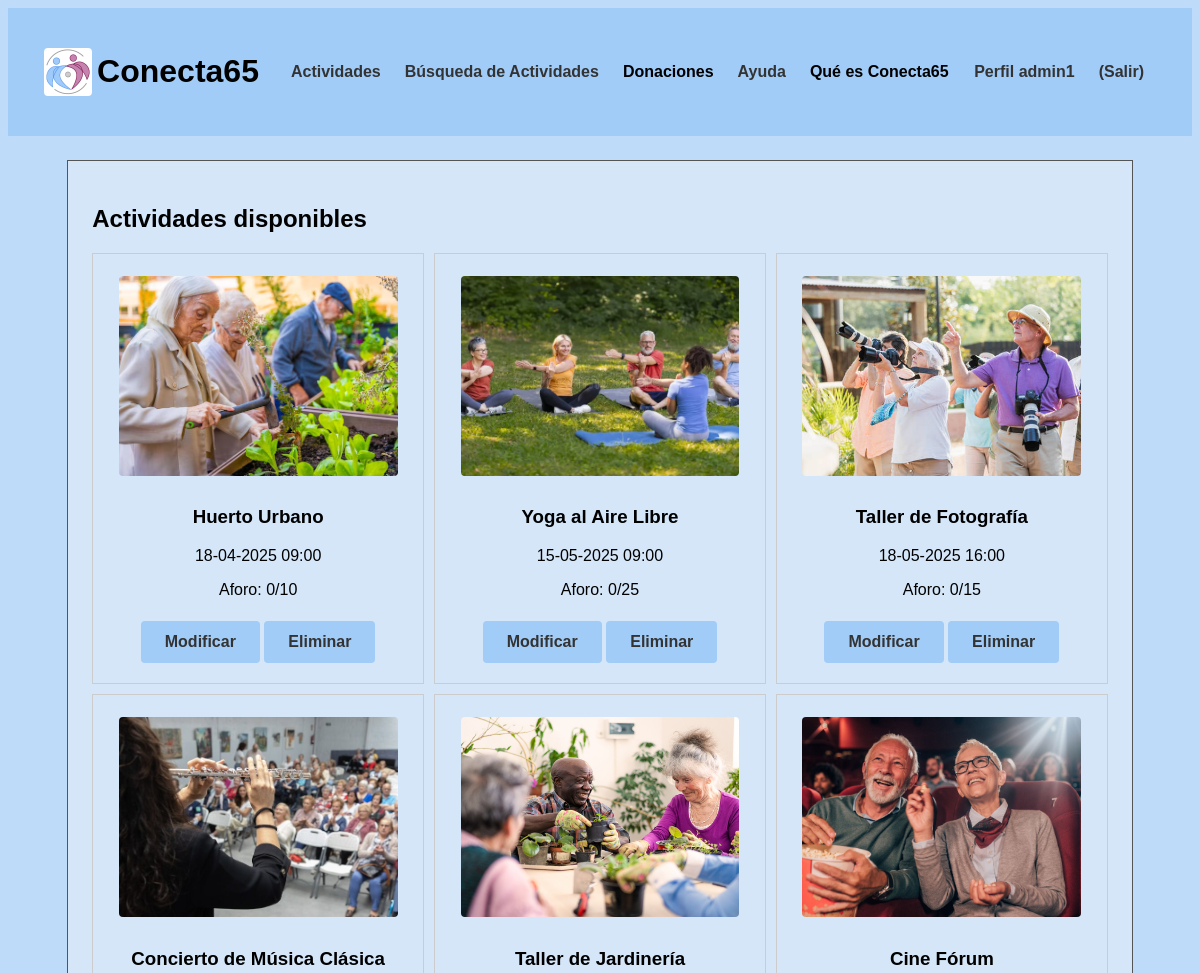
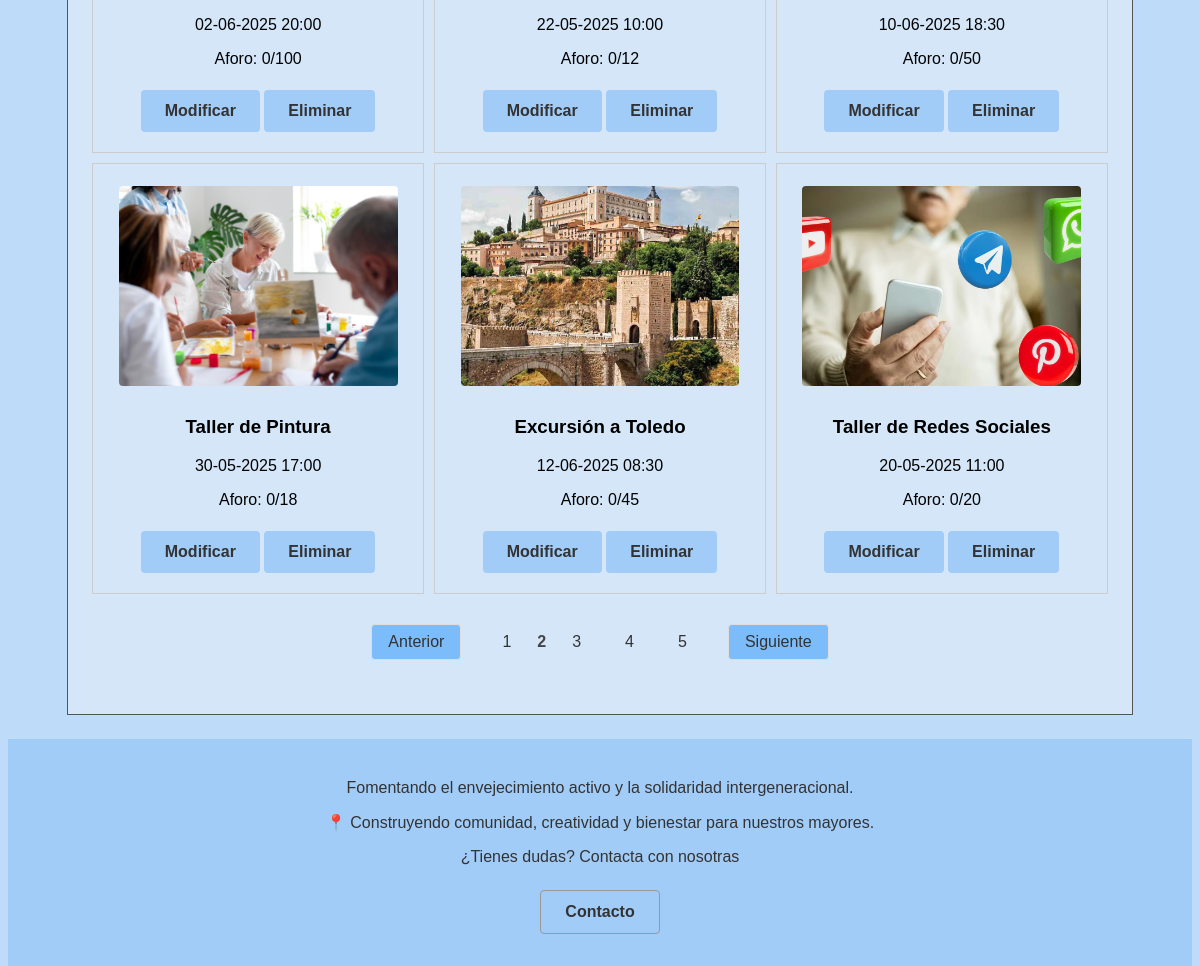
/p3_g1/vistaActividades.php?pagina=2 (signed in), run on the app's committed database (2 pictures, top to bottom).
### tables this page shows
CREATE TABLE `actividades` (
  `id` int(10) UNSIGNED NOT NULL,
  `nombre` varchar(35) NOT NULL,
  `localizacion` varchar(70) NOT NULL,
  `fecha_hora` datetime(6) NOT NULL,
  `descripcion` text NOT NULL,
  `aforo` tinyint(3) NOT NULL,
  `dirigida` tinyint(1) NOT NULL,
  `ocupacion` tinyint(3) NOT NULL,
  `foto` varchar(50) NOT NULL,
  `categoria` tinyint(1) NOT NULL
);

### p3_g1/includes/actividad/actividadDAO.php (called while the page is built, shortened)
<?php
class actividadDAO extends baseDAO implements IActividad
{
    public function obtenerTodasLasActividades($limit, $offset)
    {
        try {
            $conn = application::getInstance()->getConexionBd();
            $query = "SELECT id, nombre, localizacion, fecha_hora, descripcion, aforo, dirigida, ocupacion, foto
                FROM actividades
                LIMIT ? OFFSET ?";
            $stmt = $conn->prepare($query);
            $stmt->bind_param("ii", $limit, $offset);
            $stmt->execute();
            $stmt->bind_result($id, $nombre, $localizacion, $fecha_hora, $descripcion, $aforo, $dirigida, $ocupacion, $foto);
            $actividades = [];
            while ($stmt->fetch()) {
                $actividades[] = new actividadDTO($id, $nombre, $localizacion, $fecha_hora, $descripcion, $aforo, $dirigida, $ocupacion, $foto);
            }
            $queryTotal = "SELECT COUNT(*) as total FROM actividades";
            $stmtTotal = $conn->prepare($queryTotal);
            $stmtTotal->execute();
            $stmtTotal->bind_result($totalActividades);
            return [
                'actividades' => $actividades,
                'total' => $totalActividades
            ];
        } finally {
            if ($stmt) {
                $stmt->close();
            }
        }
    }
   }
?>

### p3_g1/includes/actividad/actividadAppService.php (called while the page is built, shortened)
<?php
require_once(__DIR__ . "/../config.php");
class actividadAppService
{
    public function obtenerTodasLasActividades($limit, $offset)
    {
        $IActividadDAO = actividadFactory::CreateActividad();
        return $IActividadDAO->obtenerTodasLasActividades($limit, $offset);
    }
    public function obtenerActividadSegunUsuario($limit, $offset): array
    {
        if (application::getInstance()->soyAdmin()){
            return $this->obtenerTodasLasActividades($limit, $offset);
        }
    }
}
?>

### p3_g1/includes/config.php (called while the page is built, shortened)
<?php
spl_autoload_register(function ($class) {
    $prefix = 'includes\\';
    $base_dir = __DIR__ . '/';
    $len = strlen($prefix);
    $relative_class = substr($class, $len);
    $file = $base_dir . str_replace('\\', '/', $relative_class) . '.php';
});
?>

### p3_g1/includes/actividad/actividadDTO.php (called while the page is built, shortened)
<?php
class actividadDTO
{
    private $id;
    private $nombre;
    private $fecha_hora;
    private $aforo;
    private $ocupacion;
    private $foto;
    public function __construct($id, $nombre, $localizacion, $fecha_hora, $descripcion, $aforo, $dirigida, $ocupacion, $foto)
    {
        $this->id = $id;
        $this->nombre = $nombre;
        $this->fecha_hora = $fecha_hora;
        $this->aforo = $aforo;
        $this->ocupacion = $ocupacion;
        $this->foto = $foto;
    }
    public function id()
    {
        return $this->id;
    }
    public function nombre()
    {
        return $this->nombre;
    }
    public function fecha_hora()
    {
        return $this->fecha_hora;
    }
    public function aforo()
    {
        return $this->aforo;
    }
    public function ocupacion()
    {
        return $this->ocupacion;
    }
    public function foto()
    {
        return $this->foto;
    }
}
?>

### p3_g1/includes/application.php (called while the page is built, shortened)
<?php
class application
{
    public function getUserDTO(): ?userDTO
    {
        try {
            $user = unserialize($_SESSION["userDTO"]);
            return ($user instanceof userDTO) ? $user : null;
        } catch (\Exception $e) {
            error_log("Error al deserializar userDTO: " . $e->getMessage());
            unset($_SESSION["userDTO"]);
            return null;
        }
    }
    public function soyAdmin(): bool
    {
        $user = $this->getUserDTO();
        return $user !== null && $user->tipo() === 0;
    }
}

### p3_g1/includes/usuario/userDTO.php (called while the page is built, shortened)
<?php
class userDTO
{
    private $tipo;
    public function tipo()
    {
        return $this->tipo;
    }
}
?>

### p3_g1/includes/mostrarActividades/actividadesDisponibles.php (the view, shortened to what this page needs)
<?php
class actividadesDisponibles
{
    private $actividades;
    public function __construct()
    {
        $this->actividades = null;
    }
    public function Inicializacion(){
        $actividadAppService = actividadAppService::GetSingleton();
        $app = application::getInstance();
        $limit = 9;
        $pagina = isset($_GET['pagina']) ? max(1, (int)$_GET['pagina']) : 1;
        $offset = ($pagina - 1) * $limit;
        $resultado = $actividadAppService->obtenerActividadSegunUsuario($limit, $offset);
        $this->actividades = $resultado['actividades'];
        $totalActividades = $resultado['total'];
        $html = $this->mostrarActividadesPag($app);
        $html .= $this->paginacion($totalActividades, $limit, $pagina);
        return $html;
    }
    private function mostrarActividadesPag($app) {
        echo '<link rel="stylesheet" type="text/css" href="CSS/tablaActividades.css">';
        $html = '<div class="tabla-actividades">';
        if ($this->actividades == null) {
            $html =  '<p>¡Ya estas registrado a todas las actividades!</p>
            <div class="sin-actividades">
                <div class="imagen-centrada">
                    <img src="img/logo.jpeg" alt="Logo de la organización" class="logo-actividades">
                </div>
            </div>';
        }
        else {
            foreach ($this->actividades as $actividad) {
                $html .= '<div class="actividad-item">';
                $html .= '<div class="actividad">';
                $html .= '<img src="' . $actividad->foto().  '" alt="' . $actividad->nombre() . '" width="350">';
                $html .= '<h3>' . $actividad->nombre() . '</h3>';
                $fechaHora = new \DateTime($actividad->fecha_hora());
                $html .= '<p>' . $fechaHora->format('d-m-Y H:i') . '</p>';
                $html .= '<p>Aforo: ' . $actividad->ocupacion(). '/' . $actividad->aforo() . '</p>';
                if ($app->soyAdmin()){
                    $html .= '<a href="ModificarActividad.php?id=' . $actividad->id() . '"><button type="button">Modificar</button></a> ';
                    $html .= '<a href="EliminarActividad.php?id=' . $actividad->id() . '"><button type="button">Eliminar</button></a>';
                }
                $html .= '</div>';
                $html .= '</div>';
            }
        }
        $html .= '</div>';
        return $html;
    }
    private function paginacion($totalActividades, $limit, $pagina) {
        $totalPaginas = ceil($totalActividades / $limit);
        if ($totalPaginas > 1) {
            $html = '<div class="paginacion">';
            if ($pagina > 1) {
                $html .= '<a href="?pagina='.($pagina - 1).'" class="pagina-link">Anterior</a>';
            }
            for ($i = 1; $i <= $totalPaginas; $i++) {
                if ($i == $pagina) {
                    $html .= '<span class="pagina-actual">'.$i.'</span>';
                } else {
                    $html .= '<a href="?pagina='.$i.'" class="otrapag-link">'.$i.'</a>';
                }
            }
            if ($pagina < $totalPaginas) {
                $html .= '<a href="?pagina='.($pagina + 1).'" class="pagina-link">Siguiente</a>';
            }
            $html .= '</div>';
        }
        else {
            return '';
        }
        return $html;
    }
}

### p3_g1/CSS/tablaActividades.css (style rules this page uses)
.tabla-actividades { width: 100%; display: flex; flex-wrap: wrap; gap: 10px; justify-content: flex-start; }
.actividad-item { border: 1px solid #ccc; padding: 10px; text-align: center; box-sizing: border-box; flex: 1 1 20rem; min-width: 20rem; max-width: 30rem; }
.tabla-actividades p:last-of-type { margin-bottom: 7px; }
.actividad img { width: 90%; height: 200px; object-fit: cover; object-position: center; }
button { background-color: #007BFF; color: white; border: none; border-radius: 5px; cursor: pointer; margin-top: 15px; margin-bottom: 10px; width: 100%; }
.paginacion { width: 100%; display: flex; justify-content: center; align-items: center; margin: 30px 0; flex-wrap: wrap; gap: 8px; }
.pagina-link { display: inline-block; padding: 8px 16px; margin: 0 2px; border: 1px solid #ddd; text-decoration: none; color: #333; border-radius: 4px; transition: all 0.3s ease; background-color: #7dbcfa; }
.otrapag-link { display: inline-block; padding: 8px 16px; margin: 0 2px; text-decoration: none; border-radius: 4px; color: #333; }
.pagina-actual { color: #444; font-weight: bold; }
.pagina-link:first-of-type { margin-right: 15px; }
.pagina-link:last-of-type { margin-left: 15px; }

### p3_g1/CSS/estiloMovil.css (style rules this page uses)
.actividad { flex-direction: column; padding: 15px; gap: 15px; }

### p3_g1/CSS/estilo.css (style rules this page uses)
html { height: 100%; width: 100%; margin: 0; padding: 0; font-family: 'Trebuchet MS', 'Lucida Sans Unicode', 'Lucida Grande', 'Lucida Sans', Arial, sans-serif; }
body { display: flex; flex-direction: column; background-color: #bedcfa; overflow-x: hidden; }
button { background-color: #a1ccf8; color: #333; font-weight: bold; font-size: 1rem; padding: 0.75rem 1.5rem; border: none; border-radius: 0.25rem; cursor: pointer; width: auto; }
img { margin: 0.75rem; border-radius: 0.25rem; max-width: 100%; height: auto; }

### data on the page
actividades: foto (picture), nombre "Huerto Urbano", fecha_hora "18-04-2025 09:00", ocupacion "0", aforo "10"
actividades: foto (picture), nombre "Yoga al Aire Libre", fecha_hora "15-05-2025 09:00", ocupacion "0", aforo "25"
actividades: foto (picture), nombre "Taller de Fotografía", fecha_hora "18-05-2025 16:00", ocupacion "0", aforo "15"
actividades: foto (picture), nombre "Concierto de Música Clásica", fecha_hora "02-06-2025 20:00", ocupacion "0", aforo "100"
actividades: foto (picture), nombre "Taller de Jardinería", fecha_hora "22-05-2025 10:00", ocupacion "0", aforo "12"
actividades: foto (picture), nombre "Cine Fórum", fecha_hora "10-06-2025 18:30", ocupacion "0", aforo "50"
actividades: foto (picture), nombre "Taller de Pintura", fecha_hora "30-05-2025 17:00", ocupacion "0", aforo "18"
actividades: foto (picture), nombre "Excursión a Toledo", fecha_hora "12-06-2025 08:30", ocupacion "0", aforo "45"
actividades: foto (picture), nombre "Taller de Redes Sociales", fecha_hora "20-05-2025 11:00", ocupacion "0", aforo "20"

### other printed values
$user->nombre() "admin1"
